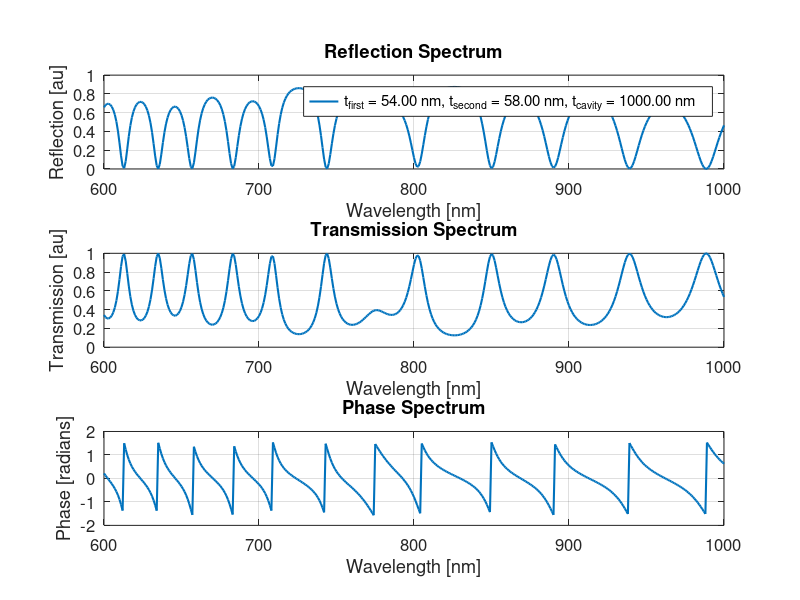

Source code (MATLAB):
%% Multilayer Bragg Reflector Program

% Benchmarking an older model in an attempt to rewrite this software in
% Python and RCWA alternatives. The code was written in a "add-hoc" manner
% such that there is little-to-no-readability in the original. This program
% serves to fix this problem and then benchmark against the alternatives.

% Clear all previous data
clear all;
%% Initial Parameters

% Here we set the initial parameters for the simulation, this includes the
% refractive indices of the surrounding layers. This includes the cladding
% index, the substrate index, and the effective index of the Bragg Mirror
% pairs. Given that we are going to work layer-by-layer, it is fair to
% assume that the effective index is 0. We can also set the cladding and
% substrate layers to air, if we wish, with an index of 1. We can also se
% the number of mirror pairs and even set the cavity wavelength that we
% want to achieve so that we can get the layer thicknesses. Here, the first
% refractive index (n_first) is that of the first layer of the pair, and
% the second refractive index (n_second) is that of the second layer of the
% pair. Note that the cavity refractive index (n_cavity) can be different.
% We will also set the cavity layer index, this is the layer at which the
% cavity occurs.

n_cladding = 1.0;
n_substrate = 1.0;
n_effective = 0.0;
number_mirror_pairs = 14;
cavity_wavelength = 750;
n_first = 3.6;
n_second = 3.34;
n_cavity = 3.65;
cavity_layer = 7;
wavelength_i = 600;
wavelength_f = 1000;
wavelength_s = 1;
%% Calculations

% Once we set the initial parameters, we can use the standard Bragg Mirror
% equations to calculate the layer thicknesses that we expect to get the
% Bragg response that we want. Note that I have included a commented-out
% variable that allows us to set the thickness that we want too.

t_first = 54;
t_second = 58;
t_cavity = 1000;
%t_first = cavity_wavelength / (4 * n_first);
%t_second = cavity_wavelength / (4 * n_second);
%t_cavity = (cavity_wavelength / 2) / (n_cavity);
%% Set Indices

% Let's set up the index and thickness arrays for the Bragg stack. We will
% loop through the mirror pairs and set the values for x, and x + 1, where
% x is the first of the pair, and x + 1 is the second of the pair.

% Preallocate arrays for refractive indices and thicknesses
n = zeros(1, 2 * number_mirror_pairs);
t = zeros(1, 2 * number_mirror_pairs);

% Set the values for each layer
for x = 1:2:(2 * number_mirror_pairs)
    n(x) = n_first;
    t(x) = t_first;
    if x + 1 <= 2 * number_mirror_pairs
        n(x + 1) = n_second;
        t(x + 1) = t_second;
    end
end

% Set the cavity layer
n(cavity_layer) = n_cavity;
t(cavity_layer) = t_cavity;
%% Loop Wavelengths and Calculate Matrix

% The crux of this simulation is the transfer matrix calculation at each
% layer interface for the entire wavelength range. Log the variables we
% care about so we can see what's going on with the code.

% Number of iterations for wavelength range
number_iterations = (wavelength_f - wavelength_i) / wavelength_s + 1;
matrix_size = [2, 2];

% Preallocate logs
log_matrix = zeros(matrix_size(1), matrix_size(2), number_iterations);
log_k0 = zeros(1, number_iterations);
log_kc = zeros(1, number_iterations);
log_ks = zeros(1, number_iterations);
log_T = zeros(1, number_iterations);
log_R = zeros(1, number_iterations);
log_P = zeros(1, number_iterations);
wavelength = zeros(1, number_iterations);

% Loop over wavelengths
for m = 1:number_iterations
    lambda = wavelength_i + (wavelength_s * (m - 1));
    wavelength(m) = lambda;
    k0 = 2 * pi / lambda;
    log_k0(m) = k0;
    M0 = eye(2);  % Initialize M0 as the identity matrix
    for x = 1:length(n)
        refractive_index = n(x)^2 - n_effective^2;
        kappa = k0 * sqrt(refractive_index);
        kappa_t = kappa * t(x);
        M = [cos(kappa_t), 1i * sin(kappa_t) / kappa; 1i * kappa * sin(kappa_t), cos(kappa_t)];
        M0 = M0 * M;
    end
    log_matrix(:, :, m) = M0;
    kc = k0 * sqrt(n_cladding^2 - n_effective^2);
    log_kc(m) = kc;
    ks = k0 * sqrt(n_substrate^2 - n_effective^2);
    log_ks(m) = ks;
    transmission = 2 * ks / (ks * M0(1, 1) + kc * M0(2, 2) + ks * kc * M0(1, 2) + M0(2, 1));
    reflection = (ks * M0(1, 1) - kc * M0(2, 2) + ks * kc * M0(1, 2) - M0(2, 1)) * transmission / (2 * ks);
    phase = atan(real(transmission) / imag(transmission));
    T = abs(transmission)^2;
    log_T(m) = T;
    R = abs(reflection)^2;
    log_R(m) = R;
    log_P(m) = phase;
end
%% Plot Output

figure('Position', [100, 100, 1200, 1800]);  % [left, bottom, width, height]

% Plot Reflection
subplot(3, 1, 1);
plot(wavelength, log_R, 'LineWidth', 1.5);
title('Reflection Spectrum');
xlim([wavelength_i, wavelength_f]);
ylim([0, 1]);
legend_string = sprintf('t_{first} = %.2f nm, t_{second} = %.2f nm, t_{cavity} = %.2f nm', t_first, t_second, t_cavity);
legend(legend_string, 'Location', 'Best');
xlabel('Wavelength [nm]');
ylabel('Reflection [au]');
grid on;
set(gca, 'FontSize', 12);

% Plot Transmission
subplot(3, 1, 2);
plot(wavelength, log_T, 'LineWidth', 1.5);
title('Transmission Spectrum');
xlim([wavelength_i, wavelength_f]);
ylim([0, 1]);
xlabel('Wavelength [nm]');
ylabel('Transmission [au]');
grid on;
set(gca, 'FontSize', 12);

% Plot Phase
subplot(3, 1, 3);
plot(wavelength, log_P, 'LineWidth', 1.5);
title('Phase Spectrum');
xlim([wavelength_i, wavelength_f]);
xlabel('Wavelength [nm]');
ylabel('Phase [radians]');
grid on;
set(gca, 'FontSize', 12);

% Save the figure
save_path = 'C:\Users\jm1261\Documents\Github\Optical_Simulations\Distributed_Bragg_Reflector\Results\';
filename = sprintf('%sDBR_Cavity_t%.2fnm_t1%.2fnm_t2%.2fnm_MATLAB.png', save_path, t_cavity, t_first, t_second);
%saveas(gcf, filename);
%% Output Logs to Text File
% Specify the text file paths
matrix_log_filename = sprintf('%sDBR_Cavity_t%.2fnm_t1%.2fnm_t2%.2fnm_MATLAB_matrix_log.txt', save_path, t_cavity, t_first, t_second);
other_log_filename = sprintf('%sDBR_Cavity_t%.2fnm_t1%.2fnm_t2%.2fnm_MATLAB_other_log.txt', save_path, t_cavity, t_first, t_second);

% Open the matrix log text file for writing
matrix_log_fileID = fopen(matrix_log_filename, 'w');

% Write the logs of transfer matrices to the matrix log file
for m = 1:number_iterations
    fprintf(matrix_log_fileID, 'Wavelength: %.2f nm\n', wavelength(m));
    fprintf(matrix_log_fileID, 'Matrix:\n');
    fprintf(matrix_log_fileID, '%.6f + %.6fi %.6f + %.6fi\n', real(log_matrix(1,1,m)), imag(log_matrix(1,1,m)), real(log_matrix(1,2,m)), imag(log_matrix(1,2,m)));
    fprintf(matrix_log_fileID, '%.6f + %.6fi %.6f + %.6fi\n\n', real(log_matrix(2,1,m)), imag(log_matrix(2,1,m)), real(log_matrix(2,2,m)), imag(log_matrix(2,2,m)));
end

% Close the matrix log text file
fclose(matrix_log_fileID);

% Open the other log text file for writing
other_log_fileID = fopen(other_log_filename, 'w');

% Write the logs of other parameters to the other log file
fprintf(other_log_fileID, 'Wavelength\tLog of k0\tLog of kc\tLog of ks\tLog of Transmission Coefficients\tLog of Reflection Coefficients\tLog of Phases\n');
for m = 1:number_iterations
    fprintf(other_log_fileID, '%.2f\t%.6f\t%.6f\t%.6f\t%.6f\t%.6f\t%.6f\n', wavelength(m), log_k0(m), log_kc(m), log_ks(m), log_T(m), log_R(m), log_P(m));
end

% Close the other log text file
fclose(other_log_fileID);
%% Output Logs

% Display logs for verification
disp('Log of Transfer Matrices:');
disp(log_matrix);
disp('Log of k0:');
disp(log_k0);
disp('Log of kc:');
disp(log_kc);
disp('Log of ks:');
disp(log_ks);
disp('Log of Transmission Coefficients:');
disp(log_T);
disp('Log of Reflection Coefficients:');
disp(log_R);
disp('Log of Phases:');
disp(log_P);